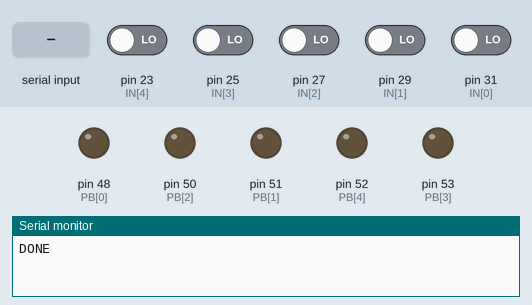
Bench run of a sketch on a simulated Arduino Mega 2560, built with avr-gcc and run on an emulated ATmega2560. Parts: output pins drawn as LEDs (lit = HIGH), the last lines printed to the serial monitor. Inputs (shaded band) come from the test bench; at power-on: pin 23 (IN[4]), pin 25 (IN[3]), pin 27 (IN[2]), pin 29 (IN[1]), pin 31 (IN[0]) LOW.

Above: at 1.2 s.
1.3 s: "1\n" received over Serial
At 3.5 s:
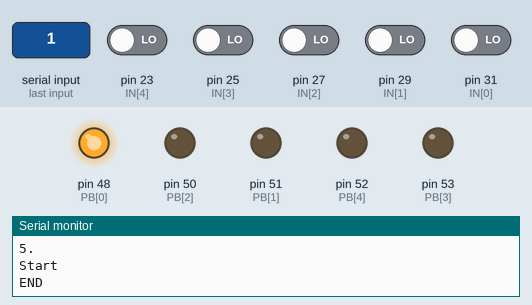
3.8 s: "1|90\n" received over the second serial link
At 5.5 s:
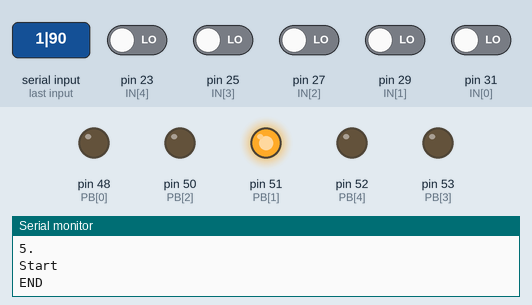
6.3 s: "1|90|45\n" received over Serial
At 8.4 s:
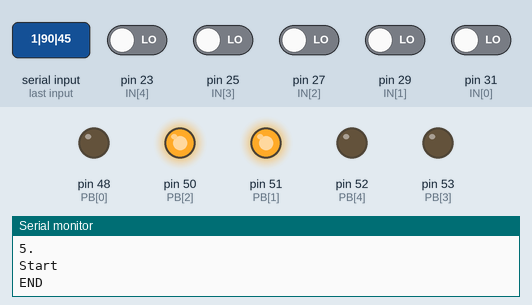
8.8 s: "1|90|45\n" received over the second serial link
At 10.7 s:
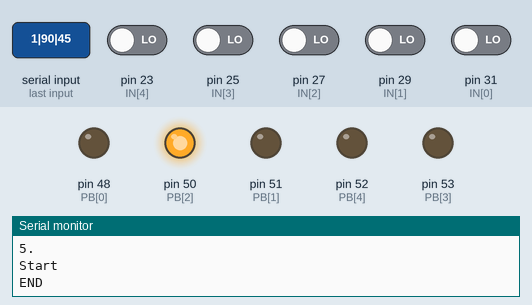
11.3 s: "1\n" received over Serial
At 13.4 s:
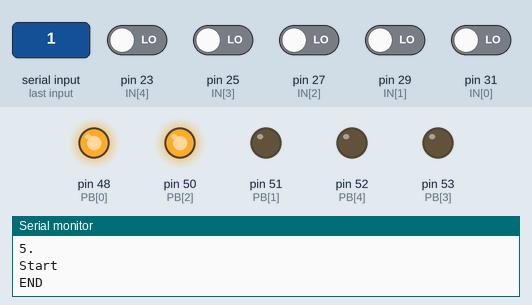
13.8 s: "1|90\n" received over Serial
At 15.4 s:
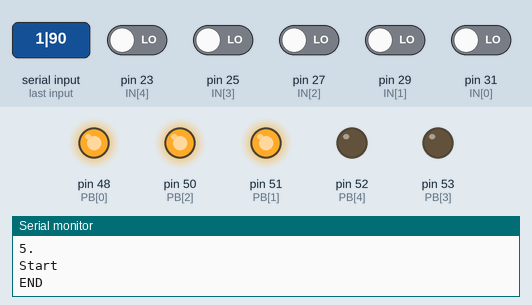
Timing chart, 0 to 26.3 s (numbered marks = the images above; inputs shaded):
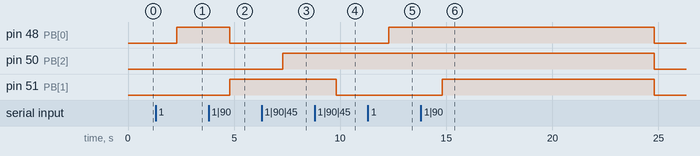

The sketch:

Lift_Arduino_Mega.ino
```cpp
#include<Servo.h>
#define MCU Serial3
int pos1 = 90;
int pos2 = 120;
//SoftwareSerial MCU (A4, A5);

unsigned long PBStart;
bool bstop;
int PB[5] = {48, 51, 50, 53, 52};
int IN[5] = {31, 29, 27, 25, 23};
int pinSR[5] = {10,12,9,11,8};   //10,9,8,11,12 |  10,12,8,11,9 2=5 | 10,9,12,11,8 1=2

//int LED[5] = {33, 35, 37, 39, 41};
int LED[5] = {41, 39, 37, 35, 33};
int alreadyTouch[5] = {0, 0, 0, 0, 0};
int stat[5];
Servo s1, s2, s3, s4, s5;

Servo INSR[] = {s1, s2, s3, s4, s5};

void setup()
{
  Serial.begin(115200);

  for (int i = 0; i <= 4 ; i++)
  {
    //    Servo INSR[i];
    pinMode(IN[i], INPUT);
    pinMode(PB[i], OUTPUT);
    initialServo(INSR[i], pinSR[i]);
  }
  MCU.begin(9600);
  Serial.println("DONE");
}

void loop()
{
  readDataMCU();
  readDataSerial();

  //Tombol G & 3 Standby
    // digitalWrite(48, HIGH);
    // digitalWrite(53, HIGH);
    // int z[2] = {0, 3};
    // for (int i = 0; i < 2; i++) {
    //   int iinPB = digitalRead(IN[z[i]]);
    //   if (iinPB == 1 && alreadyTouch[1] == 0 ) {
    //     Serial.println("Tombol Stanby & Servo on ");
    //     alreadyTouch[1] = 1;
    //     onServo(INSR[z[i]], pos2);
    //     delay(500);
    //     onServo(INSR[z[i]], pos1);
    //   }else if (iinPB == 0 && alreadyTouch[1] == 1) {
    //     // Hanya reset jika sebelumnya terdeteksi
    //     delay(100); // Debounce delay
    //     alreadyTouch[1] = 0; // Reset jika tidak terdeteksi
    //   }
    // }

  if ( bstop )
  {
    for (int i = 0; i < 5 ; i++)
    {
      int inPB = digitalRead(IN[i]);
      if ( inPB == 1 && alreadyTouch[i] == 0 && stat[i] == 1)
      {
        Serial.print(i);
        Serial.println(" Servo on ");
        alreadyTouch[i] = 1;
        onServo(INSR[i], pos2);
        delay(500);
        onServo(INSR[i], pos1);
        digitalWrite(LED[i], 1);

      }
    }
  }
  if ( millis() - PBStart >= 10000 && bstop)
  {
    Serial.println("STOP");
    for ( int i = 0; i < 5; i++)
    {
      digitalWrite(PB[i], 0);
      onServo(INSR[i], pos1);
      alreadyTouch[i] = 0;
      digitalWrite(LED[i], 0);
    }
    bstop = false;
  }
}
```

onServo.ino
```cpp
void initialServo(Servo pi, int pin)
{
  pi.attach(pin);
}
void onServo(Servo pi, int pos)
{
  pi.write(pos);
}
```

readDataMCU.ino
```cpp
void readDataMCU()
{
  while ( MCU.available() > 0)
  {
    String in = MCU.readStringUntil('\r');
    Serial.println("------------");
    Serial.println(in);
    String out[10];
    parsing(out, in);
    for ( int i = 0 ; i < 5; i++)
    {

      alreadyTouch[i] = 0;
      digitalWrite(PB[i], 0);
      digitalWrite(LED[i], 0);
      stat[i] = 0;
    }
    for (int i = 1; i <= 5; i++)
    {
      Serial.print(i);
      Serial.print(".");
      Serial.println(out[i]);
      if (out[i].toInt() == 1)
      {
        stat[i-1] = 1;
        digitalWrite(PB[i - 1], stat[i-1]);
      }
      Serial.println("Start");
      PBStart = millis();
      //      Serial.println(PBStart);
      bstop = true;

    }
    delay(100);
    Serial.println("END");
  }
}
void readDataSerial()
{
  while ( Serial.available() > 0)
  {
    String in = Serial.readStringUntil('\r');
    Serial.println("------------");
    Serial.println(in);
    String out[10];
    parsing(out, in);
    for (int i = 1; i <= 5; i++)
    {
      Serial.print(i);
      Serial.print(".");
      Serial.println(out[i]);
      if (out[i].toInt() == 1)
      {
        digitalWrite(PB[i - 1], 1);
      }
      Serial.println("Start");
      PBStart = millis();
      //      Serial.println(PBStart);
      bstop = true;
    }
    delay(100);
    Serial.println("END");
  }
}
void parsing(String *output, String in)
{
  int ind[10];
  ind[0] = 0;
  for ( int i = 1; i <= 6; i++)
  {
    if (i <= 1)
    {
      ind[i] = in.indexOf('|');
    }
    else
    {
      ind[i] = in.indexOf('|', ind[i - 1] + 1);
    }
    //    Serial.print("ind ");
    //    Serial.println(ind[i]);
  }
  for ( int i = 1; i <= 5; i++)
  {
    output[i] = in.substring(ind[i] + 1 , ind[i + 1]);
    //    Serial.print(i);
    //    Serial.print(". ");
    //    Serial.println(output[i]);
    if ( ind[i] == -1)
    {
      return;
    }
  }
}
```

Measured:
- after the input at 1.3 s, pin 48 (PB[0]): LOW → HIGH after 1.0 s
- after the input at 3.8 s, pin 48 (PB[0]): HIGH → LOW after 1.0 s; pin 51 (PB[1]): LOW → HIGH after 1.0 s
- after the input at 6.3 s, pin 50 (PB[2]): LOW → HIGH after 1.0 s
- after the input at 8.8 s, pin 51 (PB[1]): HIGH → LOW after 1.0 s
- after the input at 11.3 s, pin 48 (PB[0]): LOW → HIGH after 1.0 s
- after the input at 13.8 s, pin 48 (PB[0]), pin 50 (PB[2]): HIGH → LOW after 11.0 s instead of 8.5 s; pin 51 (PB[1]): LOW → HIGH after 1.0 s, → LOW 10.0 s later
